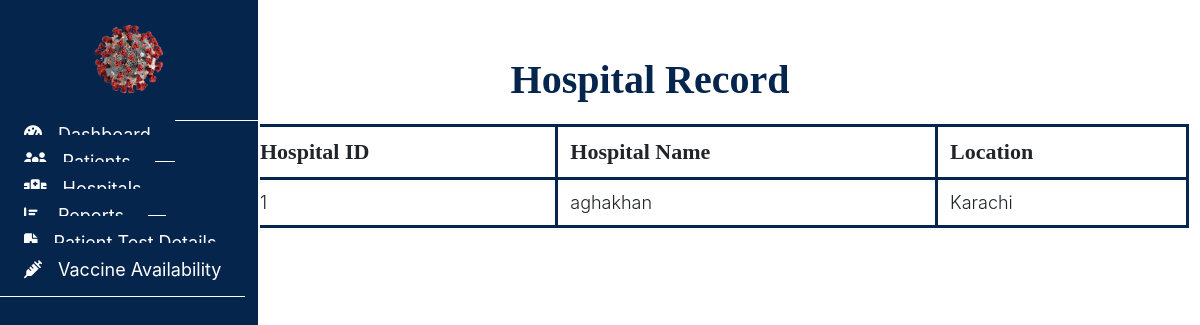
Page /admin/hospitaldetails.php (signed in) on the earlier database version.
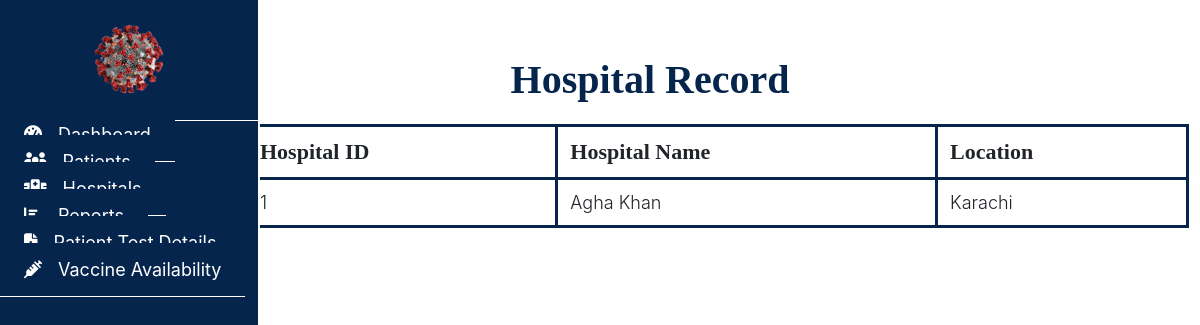
Same page on the later database version.
### tables this page shows
CREATE TABLE `hospital` (
  `hospital_id` int(11) NOT NULL,
  `hospital_name` varchar(255) DEFAULT NULL,
  `location` varchar(255) DEFAULT NULL,
  `password` varchar(255) DEFAULT NULL,
  `status` int(11) NOT NULL,
  `approval_status` enum('Pending','Approved','Rejected') DEFAULT 'Pending'
);

### admin/hospitaldetails.php (the view, shortened to what this page needs)
<?php
include("../connection.php");
?>
<html lang="en">
<head>
  <link rel="stylesheet" href="assets/style.css">
  <link rel="stylesheet" href="https://cdn.usebootstrap.com/bootstrap/3.3.7/css/bootstrap.min.css">
  <link rel="stylesheet"
    href="https://cdnjs.cloudflare.com/ajax/libs/material-design-iconic-font/2.2.0/css/material-design-iconic-font.min.css">
  <link rel="stylesheet" href="https://cdnjs.cloudflare.com/ajax/libs/font-awesome/6.4.0/css/all.min.css">
</head>
<body>
  <div id="sidebar">
    <header>
      <a href="#"><img src="../images/covidlogo.png" alt="" style="width:120px ; height:120px;padding: 20px;"></a>
    </header>
    <ul class="nav">
      <li>
        <a href="admin.php">
          <i class="fas fa-tachometer-alt"></i>Dashboard
        </a>
      </li>
      <li>
        <a href="patientrecord.php">
          <i class="fas fa-users"></i>Patients
        </a>
      </li>
      <li>
        <a href="hospitaldetails.php">
          <i class="fas fa-hospital"></i>Hospitals
        </a>
      </li>
      <li>
        <a href="crdetails.php">
          <i class="fas fa-chart-bar"></i>Reports
        </a>
      </li>
      <li>
        <a href="testdetails.php">
          <i class="fas fa-file-medical"></i>Patient Test Details
        </a>
      </li>
      <li>
        <a href="vaccine.php">
          <i class="fas fa-syringe"></i>Vaccine Availability
        </a>
      </li>
    </ul>
  </div>
  <nav class="navbar">
    <div class="container-fluid">
      <ul class="nav navbar-nav navbar-right">
        <li class="dropdown">
          <a href="#" class="dropdown-toggle" data-toggle="dropdown">
          </a>
        </li>
      </ul>
    </div>
  </nav>
  <div class="container-fluid" id="all-products">
    <h1 class="text-center">Hospital Record</h1>
    <div class="container">
      <table class="table">
        <thead>
          <tr>
            <th>Hospital ID</th>
            <th>Hospital Name</th>
            <th>Location</th>
          </tr>
        </thead>
        <tbody>
          <?php
          $query = "SELECT * FROM hospital";
          $result = mysqli_query($con, $query);
          foreach ($result as $row) {
            echo "<tr>";
            echo "<td>{$row['hospital_id']}</td>";
            echo "<td>{$row['hospital_name']}</td>";
            echo "<td>{$row['location']}</td>";
            echo "</tr>";
          }
          ?>
        </tbody>
      </table>
    </div>
  </div>
</body>
</html>

Differences in the rows shown:
changed hospital "Karachi": hospital_name "aghakhan" → "Agha Khan"
